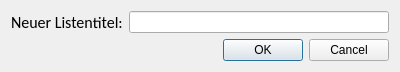
<?xml version="1.0" encoding="UTF-8"?>
<ui version="4.0">
 <class>Dialog</class>
 <widget class="QDialog" name="Dialog">
  <property name="geometry">
   <rect>
    <x>0</x>
    <y>0</y>
    <width>400</width>
    <height>66</height>
   </rect>
  </property>
  <property name="windowTitle">
   <string>Dialog</string>
  </property>
  <layout class="QFormLayout" name="formLayout">
   <item row="0" column="0">
    <widget class="QLabel" name="label">
     <property name="font">
      <font>
       <family>Calibri</family>
       <pointsize>12</pointsize>
      </font>
     </property>
     <property name="text">
      <string>Neuer Listentitel:</string>
     </property>
    </widget>
   </item>
   <item row="0" column="1">
    <widget class="QLineEdit" name="lineEdit"/>
   </item>
   <item row="1" column="0" colspan="2">
    <widget class="QDialogButtonBox" name="buttonBox">
     <property name="orientation">
      <enum>Qt::Horizontal</enum>
     </property>
     <property name="standardButtons">
      <set>QDialogButtonBox::Cancel|QDialogButtonBox::Ok</set>
     </property>
    </widget>
   </item>
  </layout>
 </widget>
 <resources/>
 <connections>
  <connection>
   <sender>buttonBox</sender>
   <signal>rejected()</signal>
   <receiver>Dialog</receiver>
   <slot>reject()</slot>
   <hints>
    <hint type="sourcelabel">
     <x>316</x>
     <y>260</y>
    </hint>
    <hint type="destinationlabel">
     <x>286</x>
     <y>274</y>
    </hint>
   </hints>
  </connection>
  <connection>
   <sender>buttonBox</sender>
   <signal>accepted()</signal>
   <receiver>Dialog</receiver>
   <slot>accept()</slot>
   <hints>
    <hint type="sourcelabel">
     <x>248</x>
     <y>254</y>
    </hint>
    <hint type="destinationlabel">
     <x>157</x>
     <y>274</y>
    </hint>
   </hints>
  </connection>
 </connections>
</ui>
